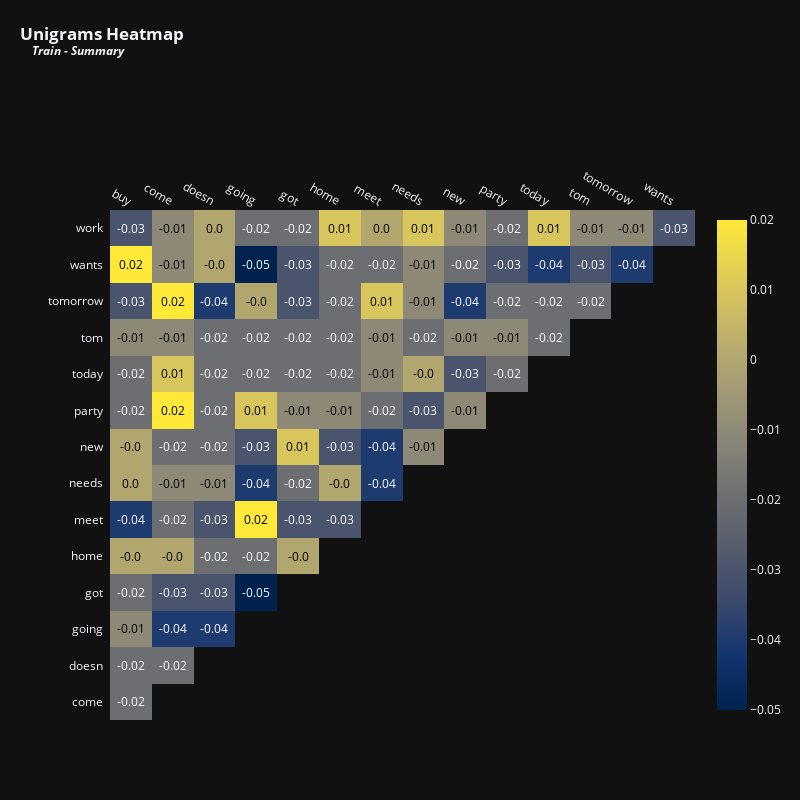

The notebook cell saved with this chart:
### Markdown cell above
<p style="font-family: Calibri, serif; text-align: left;
          font-size: 24px; letter-spacing: .85px;color: #02011a">You can see that the correlations between these terms are neither strongly positive nor strongly negative. The most positively correlated terms are <i>"don"</i> and <i>"know"</i>, at 0.12. It is relevant to observe that the <code>TfidfVectorizer</code> function performs some changes to the text, such as removing contractions, which explains why the word <i>don't</i> appears without its apostrophe <i>'t</i>.</p>
          
<p style="font-family: Calibri, serif; text-align: left;
          font-size: 24px; letter-spacing: .85px;color: #02011a">It is also interesting to notice a negative correlation — although still not extremely significant — between the terms <i>"yes"</i> and <i>"yeah"</i>. Maybe this happens because it would be redundant to include both in the same dialogue, or perhaps the data captures a tendency of individuals to use <i>"yeah"</i> instead of <i>"yes"</i> during conversations. These are some hypotheses we can consider when analyzing this type of heatmaps.</p>
          
<p style="font-family: Calibri, serif; text-align: left;
          font-size: 24px; letter-spacing: .85px;color: #02011a">Let's perform the same analysis to the summaries.</p>

### Code cell
vectorizer = TfidfVectorizer(max_features = 15,stop_words = 'english') # Top 15 terms
x = vectorizer.fit_transform(train['summary'].fillna(''))
df_tfidfvect = pd.DataFrame(x.toarray(), columns=vectorizer.get_feature_names_out())
plot_correlation(df_tfidfvect, 'Unigrams', 'Train - Summary', 800, 800, 12)

### Figure 1 — Plotly figure (JSON) as saved in the notebook; plotly's stock layout.template omitted (floating-point values rounded to 4 significant figures)
{"data": [{"colorscale": [[0, "#00224e"], [0.1111, "#123570"], [0.2222, "#3b496c"], [0.3333, "#575d6d"], [0.4444, "#707173"], [0.5556, "#8a8678"], [0.6667, "#a59c74"], [0.7778, "#c3b369"], [0.8889, "#e1cc55"], [1, "#fee838"]], "reversescale": false, "showscale": false, "x": ["buy", "come", "doesn", "going", "got", "home", "meet", "needs", "new", "party", "today", "tom", "tomorrow", "wants"], "y": ["work", "wants", "tomorrow", "tom", "today", "party", "new", "needs", "meet", "home", "got", "going", "doesn", "come"], "z": [[-0.03, -0.01, 0, -0.02, -0.02, 0.01, 0, 0.01, -0.01, -0.02, 0.01, -0.01, -0.01, -0.03], [0.02, -0.01, 0, -0.05, -0.03, -0.02, -0.02, -0.01, -0.02, -0.03, -0.04, -0.03, -0.04], [-0.03, 0.02, -0.04, 0, -0.03, -0.02, 0.01, -0.01, -0.04, -0.02, -0.02, -0.02], [-0.01, -0.01, -0.02, -0.02, -0.02, -0.02, -0.01, -0.02, -0.01, -0.01, -0.02], [-0.02, 0.01, -0.02, -0.02, -0.02, -0.02, -0.01, 0, -0.03, -0.02], [-0.02, 0.02, -0.02, 0.01, -0.01, -0.01, -0.02, -0.03, -0.01], [0, -0.02, -0.02, -0.03, 0.01, -0.03, -0.04, -0.01], [0, -0.01, -0.01, -0.04, -0.02, 0, -0.04], [-0.04, -0.02, -0.03, 0.02, -0.03, -0.03], [0, 0, -0.02, -0.02, 0], [-0.02, -0.03, -0.03, -0.05], [-0.01, -0.04, -0.04], [-0.02, -0.02], [-0.02]], "type": "heatmap"}, {"colorscale": [[0, "#00224e"], [0.1111, "#123570"], [0.2222, "#3b496c"], [0.3333, "#575d6d"], [0.4444, "#707173"], [0.5556, "#8a8678"], [0.6667, "#a59c74"], [0.7778, "#c3b369"], [0.8889, "#e1cc55"], [1, "#fee838"]], "showscale": true, "visible": true, "z": [[-0.03, -0.01, 0, -0.02, -0.02, 0.01, 0, 0.01, -0.01, -0.02, 0.01, -0.01, -0.01, -0.03], [0.02, -0.01, 0, -0.05, -0.03, -0.02, -0.02, -0.01, -0.02, -0.03, -0.04, -0.03, -0.04], [-0.03, 0.02, -0.04, 0, -0.03, -0.02, 0.01, -0.01, -0.04, -0.02, -0.02, -0.02], [-0.01, -0.01, -0.02, -0.02, -0.02, -0.02, -0.01, -0.02, -0.01, -0.01, -0.02], [-0.02, 0.01, -0.02, -0.02, -0.02, -0.02, -0.01, 0, -0.03, -0.02], [-0.02, 0.02, -0.02, 0.01, -0.01, -0.01, -0.02, -0.03, -0.01], [0, -0.02, -0.02, -0.03, 0.01, -0.03, -0.04, -0.01], [0, -0.01, -0.01, -0.04, -0.02, 0, -0.04], [-0.04, -0.02, -0.03, 0.02, -0.03, -0.03], [0, 0, -0.02, -0.02, 0], [-0.02, -0.03, -0.03, -0.05], [-0.01, -0.04, -0.04], [-0.02, -0.02], [-0.02]], "type": "heatmap"}], "layout": {"annotations": [{"font": {"color": "#FFFFFF", "size": 12}, "showarrow": false, "text": "-0.03", "x": "buy", "xref": "x", "y": "work", "yref": "y"}, {"font": {"color": "#000000", "size": 12}, "showarrow": false, "text": "-0.01", "x": "come", "xref": "x", "y": "work", "yref": "y"}, {"font": {"color": "#000000", "size": 12}, "showarrow": false, "text": "0.0", "x": "doesn", "xref": "x", "y": "work", "yref": "y"}, {"font": {"color": "#FFFFFF", "size": 12}, "showarrow": false, "text": "-0.02", "x": "going", "xref": "x", "y": "work", "yref": "y"}, {"font": {"color": "#FFFFFF", "size": 12}, "showarrow": false, "text": "-0.02", "x": "got", "xref": "x", "y": "work", "yref": "y"}, {"font": {"color": "#000000", "size": 12}, "showarrow": false, "text": "0.01", "x": "home", "xref": "x", "y": "work", "yref": "y"}, {"font": {"color": "#000000", "size": 12}, "showarrow": false, "text": "0.0", "x": "meet", "xref": "x", "y": "work", "yref": "y"}, {"font": {"color": "#000000", "size": 12}, "showarrow": false, "text": "0.01", "x": "needs", "xref": "x", "y": "work", "yref": "y"}, {"font": {"color": "#000000", "size": 12}, "showarrow": false, "text": "-0.01", "x": "new", "xref": "x", "y": "work", "yref": "y"}, {"font": {"color": "#FFFFFF", "size": 12}, "showarrow": false, "text": "-0.02", "x": "party", "xref": "x", "y": "work", "yref": "y"}, {"font": {"color": "#000000", "size": 12}, "showarrow": false, "text": "0.01", "x": "today", "xref": "x", "y": "work", "yref": "y"}, {"font": {"color": "#000000", "size": 12}, "showarrow": false, "text": "-0.01", "x": "tom", "xref": "x", "y": "work", "yref": "y"}, {"font": {"color": "#000000", "size": 12}, "showarrow": false, "text": "-0.01", "x": "tomorrow", "xref": "x", "y": "work", "yref": "y"}, {"font": {"color": "#FFFFFF", "size": 12}, "showarrow": false, "text": "-0.03", "x": "wants", "xref": "x", "y": "work", "yref": "y"}, {"font": {"color": "#000000", "size": 12}, "showarrow": false, "text": "0.02", "x": "buy", "xref": "x", "y": "wants", "yref": "y"}, {"font": {"color": "#000000", "size": 12}, "showarrow": false, "text": "-0.01", "x": "come", "xref": "x", "y": "wants", "yref": "y"}, {"font": {"color": "#000000", "size": 12}, "showarrow": false, "text": "-0.0", "x": "doesn", "xref": "x", "y": "wants", "yref": "y"}, {"font": {"color": "#FFFFFF", "size": 12}, "showarrow": false, "text": "-0.05", "x": "going", "xref": "x", "y": "wants", "yref": "y"}, {"font": {"color": "#FFFFFF", "size": 12}, "showarrow": false, "text": "-0.03", "x": "got", "xref": "x", "y": "wants", "yref": "y"}, {"font": {"color": "#FFFFFF", "size": 12}, "showarrow": false, "text": "-0.02", "x": "home", "xref": "x", "y": "wants", "yref": "y"}, {"font": {"color": "#FFFFFF", "size": 12}, "showarrow": false, "text": "-0.02", "x": "meet", "xref": "x", "y": "wants", "yref": "y"}, {"font": {"color": "#000000", "size": 12}, "showarrow": false, "text": "-0.01", "x": "needs", "xref": "x", "y": "wants", "yref": "y"}, {"font": {"color": "#FFFFFF", "size": 12}, "showarrow": false, "text": "-0.02", "x": "new", "xref": "x", "y": "wants", "yref": "y"}, {"font": {"color": "#FFFFFF", "size": 12}, "showarrow": false, "text": "-0.03", "x": "party", "xref": "x", "y": "wants", "yref": "y"}, {"font": {"color": "#FFFFFF", "size": 12}, "showarrow": false, "text": "-0.04", "x": "today", "xref": "x", "y": "wants", "yref": "y"}, {"font": {"color": "#FFFFFF", "size": 12}, "showarrow": false, "text": "-0.03", "x": "tom", "xref": "x", "y": "wants", "yref": "y"}, {"font": {"color": "#FFFFFF", "size": 12}, "showarrow": false, "text": "-0.04", "x": "tomorrow", "xref": "x", "y": "wants", "yref": "y"}, {"font": {"color": "#FFFFFF", "size": 12}, "showarrow": false, "text": "-0.03", "x": "buy", "xref": "x", "y": "tomorrow", "yref": "y"}, {"font": {"color": "#000000", "size": 12}, "showarrow": false, "text": "0.02", "x": "come", "xref": "x", "y": "tomorrow", "yref": "y"}, {"font": {"color": "#FFFFFF", "size": 12}, "showarrow": false, "text": "-0.04", "x": "doesn", "xref": "x", "y": "tomorrow", "yref": "y"}, {"font": {"color": "#000000", "size": 12}, "showarrow": false, "text": "-0.0", "x": "going", "xref": "x", "y": "tomorrow", "yref": "y"}, {"font": {"color": "#FFFFFF", "size": 12}, "showarrow": false, "text": "-0.03", "x": "got", "xref": "x", "y": "tomorrow", "yref": "y"}, {"font": {"color": "#FFFFFF", "size": 12}, "showarrow": false, "text": "-0.02", "x": "home", "xref": "x", "y": "tomorrow", "yref": "y"}, {"font": {"color": "#000000", "size": 12}, "showarrow": false, "text": "0.01", "x": "meet", "xref": "x", "y": "tomorrow", "yref": "y"}, {"font": {"color": "#000000", "size": 12}, "showarrow": false, "text": "-0.01", "x": "needs", "xref": "x", "y": "tomorrow", "yref": "y"}, {"font": {"color": "#FFFFFF", "size": 12}, "showarrow": false, "text": "-0.04", "x": "new", "xref": "x", "y": "tomorrow", "yref": "y"}, {"font": {"color": "#FFFFFF", "size": 12}, "showarrow": false, "text": "-0.02", "x": "party", "xref": "x", "y": "tomorrow", "yref": "y"}, {"font": {"color": "#FFFFFF", "size": 12}, "showarrow": false, "text": "-0.02", "x": "today", "xref": "x", "y": "tomorrow", "yref": "y"}, {"font": {"color": "#FFFFFF", "size": 12}, "showarrow": false, "text": "-0.02", "x": "tom", "xref": "x", "y": "tomorrow", "yref": "y"}, {"font": {"color": "#000000", "size": 12}, "showarrow": false, "text": "-0.01", "x": "buy", "xref": "x", "y": "tom", "yref": "y"}, {"font": {"color": "#000000", "size": 12}, "showarrow": false, "text": "-0.01", "x": "come", "xref": "x", "y": "tom", "yref": "y"}, {"font": {"color": "#FFFFFF", "size": 12}, "showarrow": false, "text": "-0.02", "x": "doesn", "xref": "x", "y": "tom", "yref": "y"}, {"font": {"color": "#FFFFFF", "size": 12}, "showarrow": false, "text": "-0.02", "x": "going", "xref": "x", "y": "tom", "yref": "y"}, {"font": {"color": "#FFFFFF", "size": 12}, "showarrow": false, "text": "-0.02", "x": "got", "xref": "x", "y": "tom", "yref": "y"}, {"font": {"color": "#FFFFFF", "size": 12}, "showarrow": false, "text": "-0.02", "x": "home", "xref": "x", "y": "tom", "yref": "y"}, {"font": {"color": "#000000", "size": 12}, "showarrow": false, "text": "-0.01", "x": "meet", "xref": "x", "y": "tom", "yref": "y"}, {"font": {"color": "#FFFFFF", "size": 12}, "showarrow": false, "text": "-0.02", "x": "needs", "xref": "x", "y": "tom", "yref": "y"}, {"font": {"color": "#000000", "size": 12}, "showarrow": false, "text": "-0.01", "x": "new", "xref": "x", "y": "tom", "yref": "y"}, {"font": {"color": "#000000", "size": 12}, "showarrow": false, "text": "-0.01", "x": "party", "xref": "x", "y": "tom", "yref": "y"}, {"font": {"color": "#FFFFFF", "size": 12}, "showarrow": false, "text": "-0.02", "x": "today", "xref": "x", "y": "tom", "yref": "y"}, {"font": {"color": "#FFFFFF", "size": 12}, "showarrow": false, "text": "-0.02", "x": "buy", "xref": "x", "y": "today", "yref": "y"}, {"font": {"color": "#000000", "size": 12}, "showarrow": false, "text": "0.01", "x": "come", "xref": "x", "y": "today", "yref": "y"}, {"font": {"color": "#FFFFFF", "size": 12}, "showarrow": false, "text": "-0.02", "x": "doesn", "xref": "x", "y": "today", "yref": "y"}, {"font": {"color": "#FFFFFF", "size": 12}, "showarrow": false, "text": "-0.02", "x": "going", "xref": "x", "y": "today", "yref": "y"}, {"font": {"color": "#FFFFFF", "size": 12}, "showarrow": false, "text": "-0.02", "x": "got", "xref": "x", "y": "today", "yref": "y"}, {"font": {"color": "#FFFFFF", "size": 12}, "showarrow": false, "text": "-0.02", "x": "home", "xref": "x", "y": "today", "yref": "y"}, {"font": {"color": "#000000", "size": 12}, "showarrow": false, "text": "-0.01", "x": "meet", "xref": "x", "y": "today", "yref": "y"}, {"font": {"color": "#000000", "size": 12}, "showarrow": false, "text": "-0.0", "x": "needs", "xref": "x", "y": "today", "yref": "y"}, {"font": {"color": "#FFFFFF", "size": 12}, "showarrow": false, "text": "-0.03", "x": "new", "xref": "x", "y": "today", "yref": "y"}, {"font": {"color": "#FFFFFF", "size": 12}, "showarrow": false, "text": "-0.02", "x": "party", "xref": "x", "y": "today", "yref": "y"}, {"font": {"color": "#FFFFFF", "size": 12}, "showarrow": false, "text": "-0.02", "x": "buy", "xref": "x", "y": "party", "yref": "y"}, {"font": {"color": "#000000", "size": 12}, "showarrow": false, "text": "0.02", "x": "come", "xref": "x", "y": "party", "yref": "y"}, {"font": {"color": "#FFFFFF", "size": 12}, "showarrow": false, "text": "-0.02", "x": "doesn", "xref": "x", "y": "party", "yref": "y"}, {"font": {"color": "#000000", "size": 12}, "showarrow": false, "text": "0.01", "x": "going", "xref": "x", "y": "party", "yref": "y"}, {"font": {"color": "#000000", "size": 12}, "showarrow": false, "text": "-0.01", "x": "got", "xref": "x", "y": "party", "yref": "y"}, {"font": {"color": "#000000", "size": 12}, "showarrow": false, "text": "-0.01", "x": "home", "xref": "x", "y": "party", "yref": "y"}, {"font": {"color": "#FFFFFF", "size": 12}, "showarrow": false, "text": "-0.02", "x": "meet", "xref": "x", "y": "party", "yref": "y"}, {"font": {"color": "#FFFFFF", "size": 12}, "showarrow": false, "text": "-0.03", "x": "needs", "xref": "x", "y": "party", "yref": "y"}, {"font": {"color": "#000000", "size": 12}, "showarrow": false, "text": "-0.01", "x": "new", "xref": "x", "y": "party", "yref": "y"}, {"font": {"color": "#000000", "size": 12}, "showarrow": false, "text": "-0.0", "x": "buy", "xref": "x", "y": "new", "yref": "y"}, {"font": {"color": "#FFFFFF", "size": 12}, "showarrow": false, "text": "-0.02", "x": "come", "xref": "x", "y": "new", "yref": "y"}, {"font": {"color": "#FFFFFF", "size": 12}, "showarrow": false, "text": "-0.02", "x": "doesn", "xref": "x", "y": "new", "yref": "y"}, {"font": {"color": "#FFFFFF", "size": 12}, "showarrow": false, "text": "-0.03", "x": "going", "xref": "x", "y": "new", "yref": "y"}, {"font": {"color": "#000000", "size": 12}, "showarrow": false, "text": "0.01", "x": "got", "xref": "x", "y": "new", "yref": "y"}, {"font": {"color": "#FFFFFF", "size": 12}, "showarrow": false, "text": "-0.03", "x": "home", "xref": "x", "y": "new", "yref": "y"}, {"font": {"color": "#FFFFFF", "size": 12}, "showarrow": false, "text": "-0.04", "x": "meet", "xref": "x", "y": "new", "yref": "y"}, {"font": {"color": "#000000", "size": 12}, "showarrow": false, "text": "-0.01", "x": "needs", "xref": "x", "y": "new", "yref": "y"}, {"font": {"color": "#000000", "size": 12}, "showarrow": false, "text": "0.0", "x": "buy", "xref": "x", "y": "needs", "yref": "y"}, {"font": {"color": "#000000", "size": 12}, "showarrow": false, "text": "-0.01", "x": "come", "xref": "x", "y": "needs", "yref": "y"}, {"font": {"color": "#000000", "size": 12}, "showarrow": false, "text": "-0.01", "x": "doesn", "xref": "x", "y": "needs", "yref": "y"}, {"font": {"color": "#FFFFFF", "size": 12}, "showarrow": false, "text": "-0.04", "x": "going", "xref": "x", "y": "needs", "yref": "y"}, {"font": {"color": "#FFFFFF", "size": 12}, "showarrow": false, "text": "-0.02", "x": "got", "xref": "x", "y": "needs", "yref": "y"}, {"font": {"color": "#000000", "size": 12}, "showarrow": false, "text": "-0.0", "x": "home", "xref": "x", "y": "needs", "yref": "y"}, {"font": {"color": "#FFFFFF", "size": 12}, "showarrow": false, "text": "-0.04", "x": "meet", "xref": "x", "y": "needs", "yref": "y"}, {"font": {"color": "#FFFFFF", "size": 12}, "showarrow": false, "text": "-0.04", "x": "buy", "xref": "x", "y": "meet", "yref": "y"}, {"font": {"color": "#FFFFFF", "size": 12}, "showarrow": false, "text": "-0.02", "x": "come", "xref": "x", "y": "meet", "yref": "y"}, {"font": {"color": "#FFFFFF", "size": 12}, "showarrow": false, "text": "-0.03", "x": "doesn", "xref": "x", "y": "meet", "yref": "y"}, {"font": {"color": "#000000", "size": 12}, "showarrow": false, "text": "0.02", "x": "going", "xref": "x", "y": "meet", "yref": "y"}, {"font": {"color": "#FFFFFF", "size": 12}, "showarrow": false, "text": "-0.03", "x": "got", "xref": "x", "y": "meet", "yref": "y"}, {"font": {"color": "#FFFFFF", "size": 12}, "showarrow": false, "text": "-0.03", "x": "home", "xref": "x", "y": "meet", "yref": "y"}, {"font": {"color": "#000000", "size": 12}, "showarrow": false, "text": "-0.0", "x": "buy", "xref": "x", "y": "home", "yref": "y"}, {"font": {"color": "#000000", "size": 12}, "showarrow": false, "text": "-0.0", "x": "come", "xref": "x", "y": "home", "yref": "y"}, {"font": {"color": "#FFFFFF", "size": 12}, "showarrow": false, "text": "-0.02", "x": "doesn", "xref": "x", "y": "home", "yref": "y"}, {"font": {"color": "#FFFFFF", "size": 12}, "showarrow": false, "text": "-0.02", "x": "going", "xref": "x", "y": "home", "yref": "y"}, {"font": {"color": "#000000", "size": 12}, "showarrow": false, "text": "-0.0", "x": "got", "xref": "x", "y": "home", "yref": "y"}, {"font": {"color": "#FFFFFF", "size": 12}, "showarrow": false, "text": "-0.02", "x": "buy", "xref": "x", "y": "got", "yref": "y"}, {"font": {"color": "#FFFFFF", "size": 12}, "showarrow": false, "text": "-0.03", "x": "come", "xref": "x", "y": "got", "yref": "y"}, {"font": {"color": "#FFFFFF", "size": 12}, "showarrow": false, "text": "-0.03", "x": "doesn", "xref": "x", "y": "got", "yref": "y"}, {"font": {"color": "#FFFFFF", "size": 12}, "showarrow": false, "text": "-0.05", "x": "going", "xref": "x", "y": "got", "yref": "y"}, {"font": {"color": "#000000", "size": 12}, "showarrow": false, "text": "-0.01", "x": "buy", "xref": "x", "y": "going", "yref": "y"}, {"font": {"color": "#FFFFFF", "size": 12}, "showarrow": false, "text": "-0.04", "x": "come", "xref": "x", "y": "going", "yref": "y"}, {"font": {"color": "#FFFFFF", "size": 12}, "showarrow": false, "text": "-0.04", "x": "doesn", "xref": "x", "y": "going", "yref": "y"}, {"font": {"color": "#FFFFFF", "size": 12}, "showarrow": false, "text": "-0.02", "x": "buy", "xref": "x", "y": "doesn", "yref": "y"}, {"font": {"color": "#FFFFFF", "size": 12}, "showarrow": false, "text": "-0.02", "x": "come", "xref": "x", "y": "doesn", "yref": "y"}, {"font": {"color": "#FFFFFF", "size": 12}, "showarrow": false, "text": "-0.02", "x": "buy", "xref": "x", "y": "come", "yref": "y"}], "xaxis": {"dtick": 1, "gridcolor": "rgb(0, 0, 0)", "side": "top", "ticks": "", "showgrid": false, "type": "category", "range": [-0.5, 13.5], "autorange": true}, "yaxis": {"dtick": 1, "ticks": "", "ticksuffix": "  ", "autorange": true, "showgrid": false, "type": "category", "range": [13.5, -0.5]}, "title": {"text": "<b>Unigrams Heatmap<br><sup>&nbsp;&nbsp;&nbsp;&nbsp;<i>Train - Summary</i></sup></b>", "x": 0.025, "xanchor": "left", "y": 0.95}, "margin": {"t": 210, "l": 110}, "height": 800, "width": 800}}
